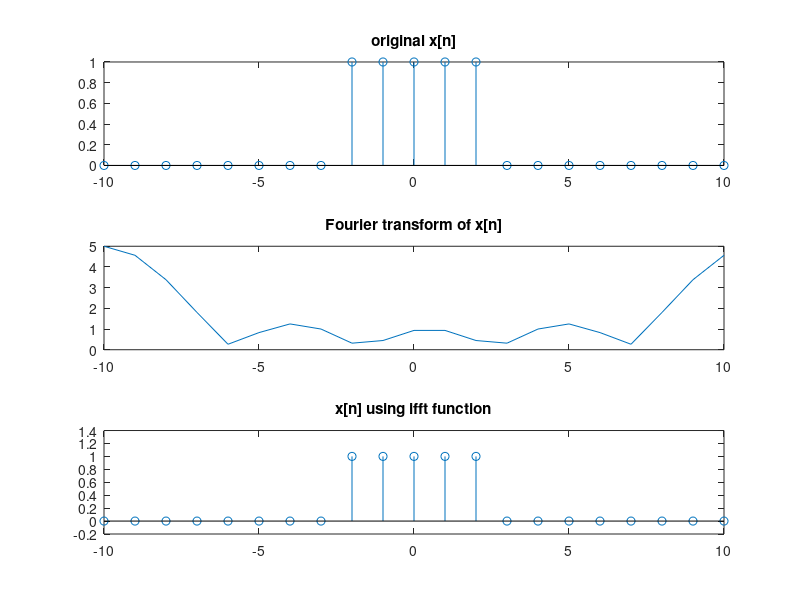

Reproduce this figure in MATLAB.
n = [-10:1:10];
x = zeros(1,21);
x(9:13) = 1;

x_fft = fft(x);
magnitude_fft = abs(x_fft);
x_ifft = ifft(x_fft);

subplot(3,1,2);
plot(n, magnitude_fft);
title("Fourier transform of x[n]");

subplot(3,1,1);
stem(n, x);
title("original x[n]");

subplot(3,1,3);
stem(n, x_ifft);
title("x[n] using ifft function");
